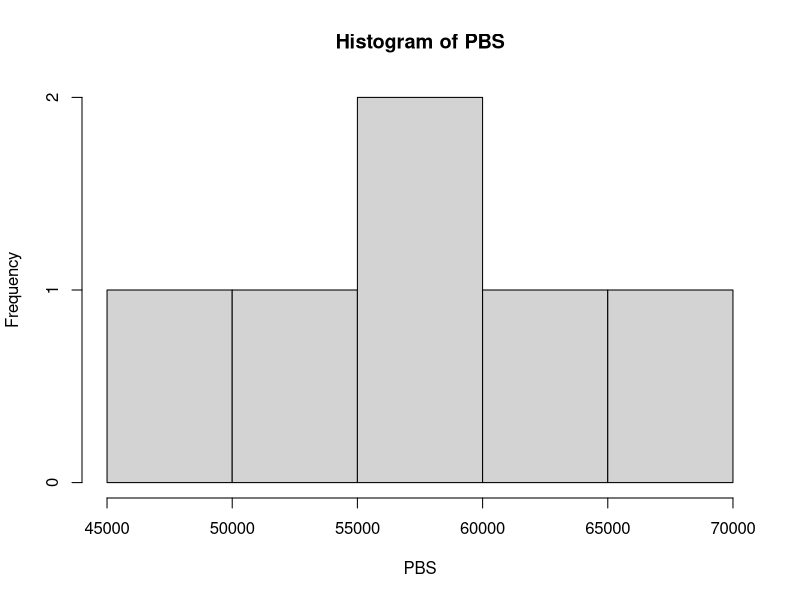
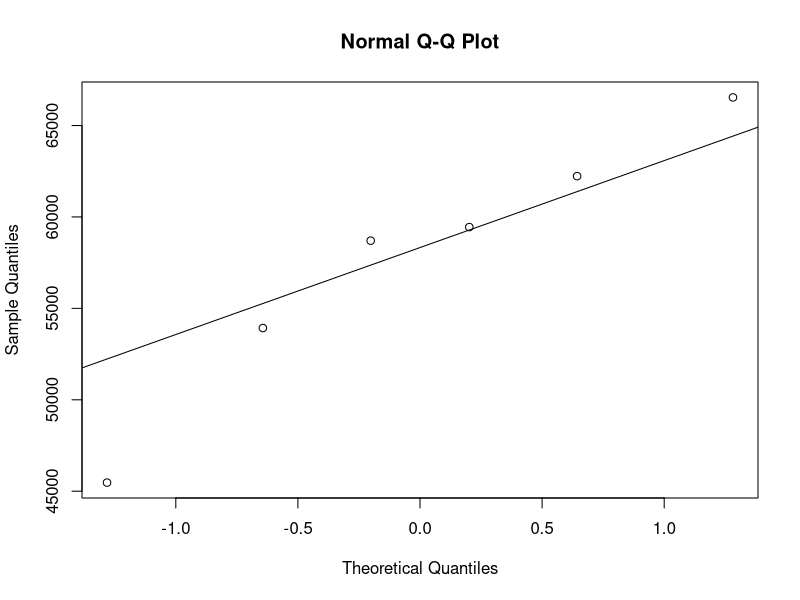
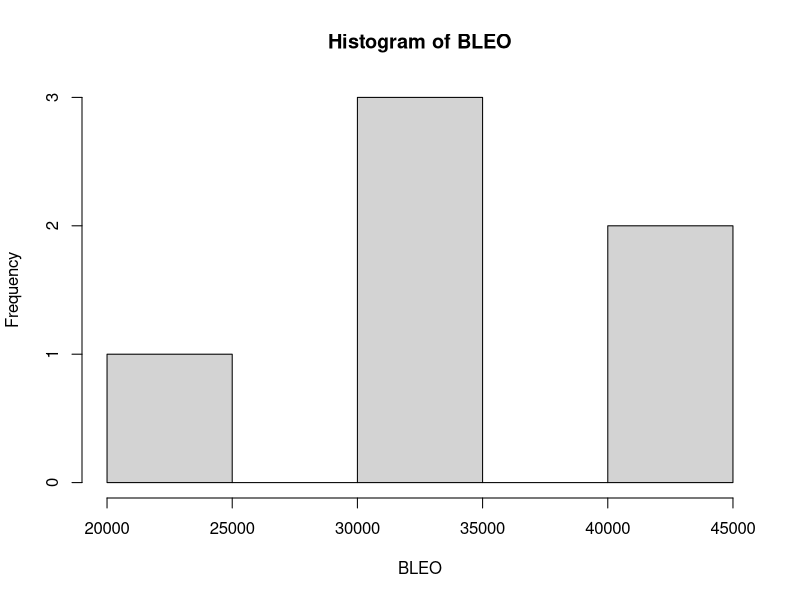
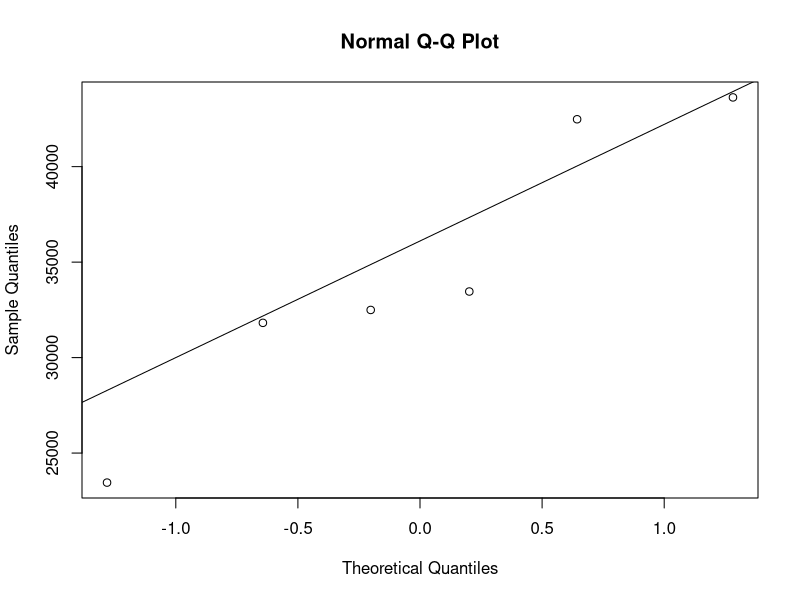
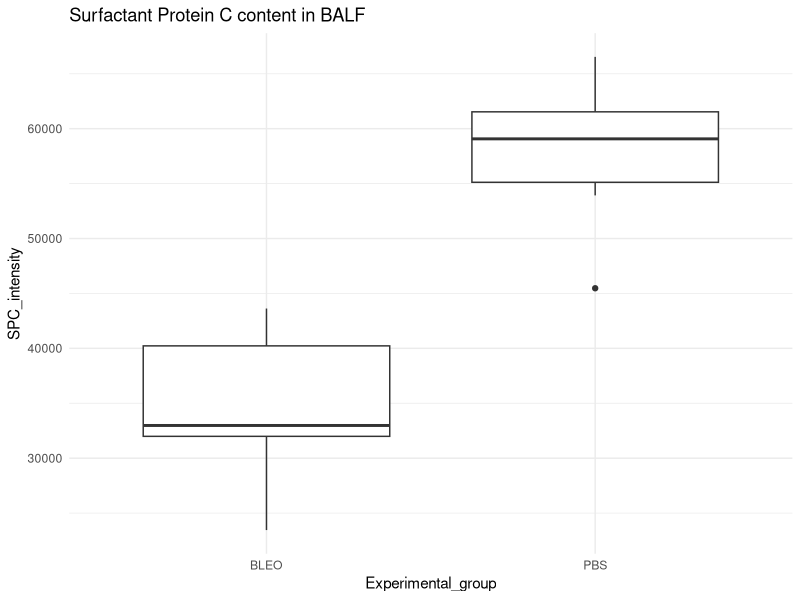

These figures' R source, in order:
## ---- chunk 1
knitr::opts_chunk$set(echo = TRUE)
## ---- chunk 2
PBS <-rnorm(n=6, mean = 61251, sd = 15314)
BLEO <-rnorm(n=6, mean = 31146, sd = 7724)
my_frame <- data.frame(PBS,BLEO)
print(my_frame)

## ---- chunk 3
shapiro.test(PBS)
summary(PBS)
hist(PBS)
qqnorm(PBS)
qqline(PBS)


## ---- chunk 4
shapiro.test(PBS)
summary(BLEO)
hist(BLEO)
qqnorm(BLEO)
qqline(BLEO)


## ---- chunk 5

SPC_intensity <- c(PBS,BLEO)
Experimental_group <- c(rep("PBS", length(PBS)),rep("BLEO",length(BLEO)))
d_frame <- data.frame(SPC_intensity, Experimental_group)
print(d_frame)

## ---- chunk 6
#t_test
t.test <-t.test(SPC_intensity~Experimental_group, data=d_frame)

print(t.test)
## ---- chunk 7
library(ggplot2)
ggplot(d_frame, aes(x = Experimental_group, y = SPC_intensity)) +
  geom_boxplot() +
  labs(title= "Surfactant Protein C content in BALF") +
  theme_minimal()
## ---- chunk 8
p_values <- numeric(10)

for (i in 1:10) {
  PBS <-rnorm(n=6, mean = 61251, sd = 15314)
  BLEO <-rnorm(n=6, mean = 31146, sd = 7724)
  
  SPC_intensity <- c(PBS,BLEO)
  Experimental_group <- c(rep("PBS", length(PBS)),rep("BLEO",length(BLEO))) 
  d_frame <- data.frame(SPC_intensity, Experimental_group)
  
  t_test <-t.test(SPC_intensity~Experimental_group, data=d_frame)
  p_values[i] <- t_test$p.value
  print(t_test$p.value)
}


## ---- chunk 9

